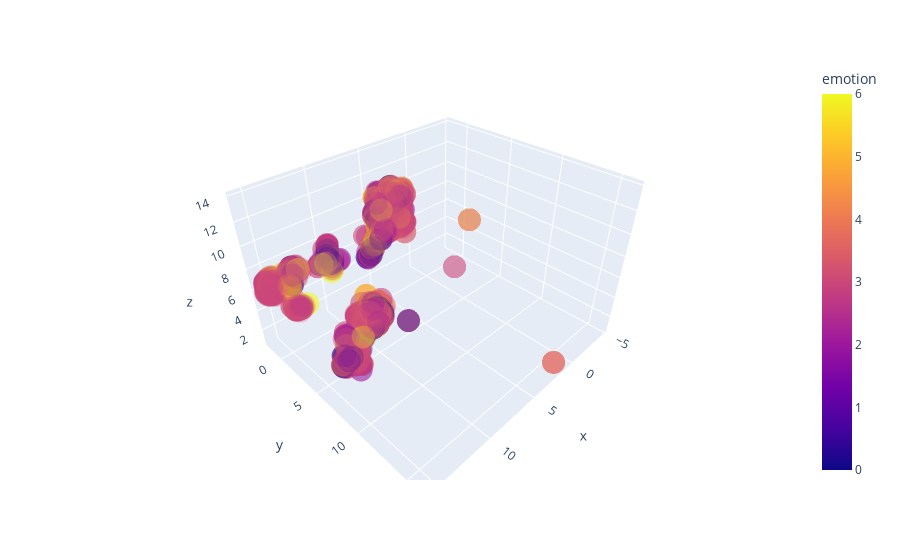

Notebook code cell kept with this figure:
### Code cell
import matplotlib.pyplot as plt 
import numpy as np 
import umap


# - 3d 

# wav_txt = pd.concat([total_wav_pooled,total_txt_pooled ], axis=1)

cluster = umap.UMAP(random_state=42,
    n_neighbors=7,
    min_dist=0.0,
    n_components=3
                    ).fit_transform(total_txt_pooled.values)
actual = total_emotion.values


df = pd.DataFrame(cluster, columns = ['x','y','z'])
df['emotion'] = actual
fig = px.scatter_3d(df, x='x', y='y', z='z',
                    color='emotion',
                    #   symbol='emotion',
                    size_max=2,
                    opacity=0.2,
              )
fig.show()

### Figure 1 — Plotly figure (JSON) as saved in the notebook; plotly's stock layout.template omitted (floating-point values rounded to 4 significant figures; data arrays with more than 128 entries replaced by an {"elided": "..."} marker saying what was removed)
{"data": [{"hovertemplate": "x=%{x}<br>y=%{y}<br>z=%{z}<br>emotion=%{marker.color}<extra></extra>", "legendgroup": "", "marker": {"color": {"elided": "4678 int values"}, "coloraxis": "coloraxis", "opacity": 0.2, "symbol": "circle"}, "mode": "markers", "name": "", "scene": "scene", "showlegend": false, "type": "scatter3d", "x": {"elided": "4678 float values"}, "y": {"elided": "4678 float values"}, "z": {"elided": "4678 float values"}}], "layout": {"coloraxis": {"colorbar": {"title": {"text": "emotion"}}, "colorscale": [[0, "#0d0887"], [0.1111, "#46039f"], [0.2222, "#7201a8"], [0.3333, "#9c179e"], [0.4444, "#bd3786"], [0.5556, "#d8576b"], [0.6667, "#ed7953"], [0.7778, "#fb9f3a"], [0.8889, "#fdca26"], [1, "#f0f921"]]}, "legend": {"tracegroupgap": 0}, "margin": {"t": 60}, "scene": {"domain": {"x": [0, 1], "y": [0, 1]}, "xaxis": {"title": {"text": "x"}}, "yaxis": {"title": {"text": "y"}}, "zaxis": {"title": {"text": "z"}}}}}
